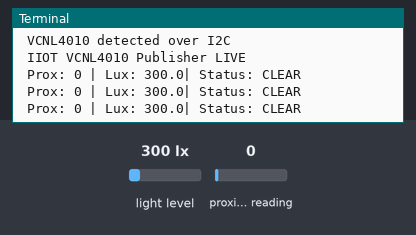
Simulated run of this program. Board: Raspberry Pi (BCM pin numbers). Parts: the last lines printed to the terminal. Inputs (shaded band) come from the test bench; at power-on: light level 300 lx, proximity reading 0. No MQTT or app messages arrive unless stated.

Above: at 1.3 s.
1.4 s: light level set to 40 lx
At 2.1 s:
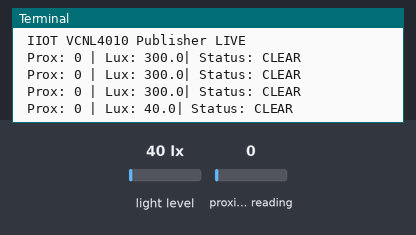
2.9 s: proximity reading set to 5
At 3.6 s:
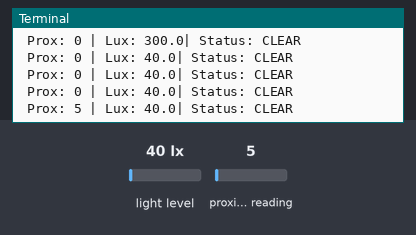
4.4 s: light level set to 500 lx
At 5.1 s:
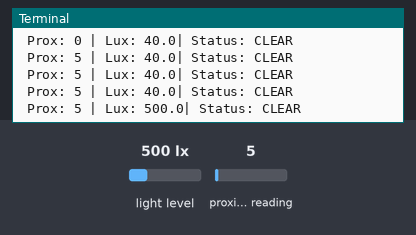
Timing chart, 0 to 7.4 s (numbered marks = the images above; inputs shaded):
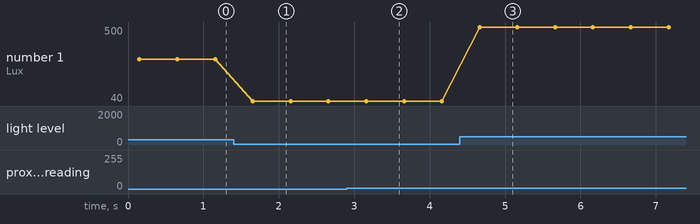

The program:

ir_publisher.py
```python
import time
import json
import paho.mqtt.client as mqtt
import board
import busio
import adafruit_vcnl4010

# --- CONFIG ---
BROKER_IP = "localhost"
TOPIC = "engine/1/physical"
THRESHOLD = 3000

# --- I2C SENSOR SETUP ---
try:
    i2c = busio.I2C(board.SCL, board.SDA)
    sensor = adafruit_vcnl4010.VCNL4010(i2c)
    print(" VCNL4010 detected over I2C")
except Exception as e:
    print(f" Failed to find sensor: {e}")
    exit()

# --- MQTT SETUP ---
client = mqtt.Client(mqtt.CallbackAPIVersion.VERSION1)
client.connect(BROKER_IP, 1883, 60)

print(" IIOT VCNL4010 Publisher LIVE")

try:
    while True:
        proximity = sensor.proximity
        lux = sensor.ambient_lux

        # RISK CALCULATION
        # 1.0 = High Stress (Anomaly), 0.0 = Normal
        is_blocked = proximity > THRESHOLD
        ai_stress_signal = 1.0 if is_blocked else 0.0
        risk_label = "CRITICAL" if is_blocked else "CLEAR"

        payload = {
            "unit": 1,
            "prox_raw": proximity,
            "lux": round(float(lux), 2),
            "ir_status": risk_label,
        }

        client.publish(TOPIC, json.dumps(payload))
        print(f" Prox: {proximity} | Lux: {lux:.1f}| Status: {risk_label}")

        time.sleep(0.5)
except KeyboardInterrupt:
    print("\nStopping...")
```

Measured:
- after the input at 1.4 s, the terminal: prints a new line after 0.26 s (image 1)
- after the input at 2.9 s, the terminal: prints a new line after 0.26 s (image 2)
- after the input at 4.4 s, the terminal: prints a new line after 0.26 s (image 3)
- plotted number 1: 300 → 40 after the input at 1.4 s, 40 → 500 after the input at 4.4 s
